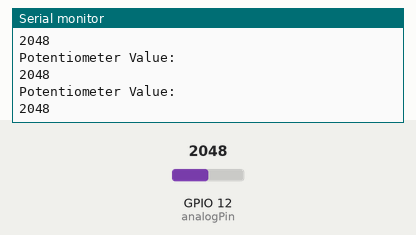
Simulated run of this sketch. Board: ESP32. Parts: the last lines printed to the serial monitor. Inputs (shaded band) come from the test bench; at power-on: GPIO 12 (analogPin) = 2048.

Above: at 1.2 s.
1.3 s: GPIO 12 (analogPin) set to 2866
At 1.31 s:
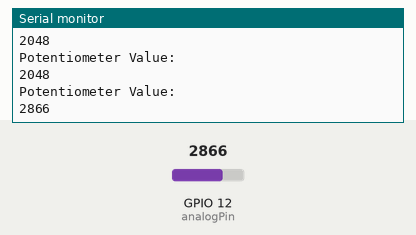
2.8 s: GPIO 12 (analogPin) set to 3603
At 3.21 s:
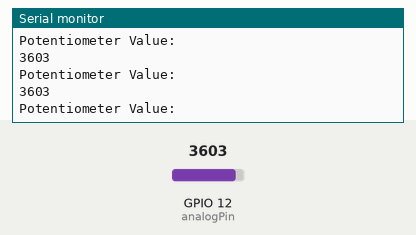
Timing chart, 0 to 5.8 s (numbered marks = the images above; inputs shaded):
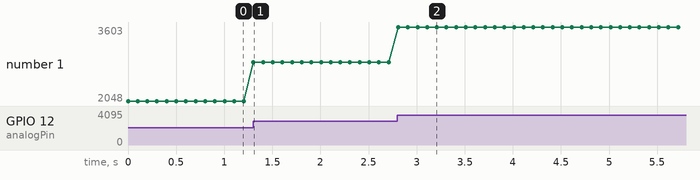

Measured:
- after the input at 1.3 s, the serial monitor: prints a new line at once (image 1)
- after the input at 2.8 s, the serial monitor: prints a new line at once (image 2)
- plotted number 1: 2048 → 2866 after the input at 1.3 s, 2866 → 3603 after the input at 2.8 s

The sketch:

potentiometer.ino
```cpp
const int analogPin = T5;
int potValue = 0;

void setup() {
  Serial.begin(115200);

}

void loop() {
  potValue = analogRead(analogPin);

  Serial.println("Potentiometer Value: ");
  Serial.println(potValue);

  delay(100); // Short delay to make the output readable

}
```
